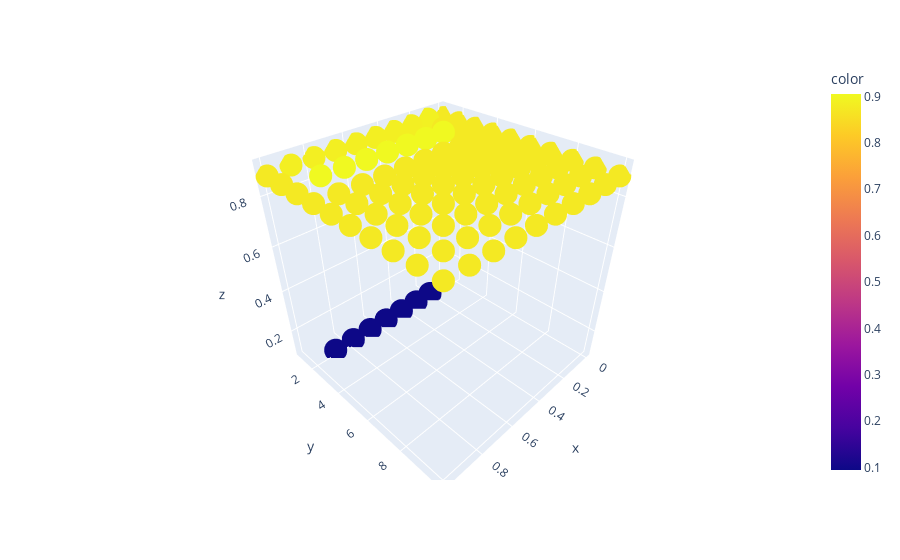

Notebook code for this chart:
### Code cell
import plotly.express as px
fig = px.scatter_3d( x=_alphas, y=_thetas, z=MSE_results,
              color=MSE_results)
fig.show()
